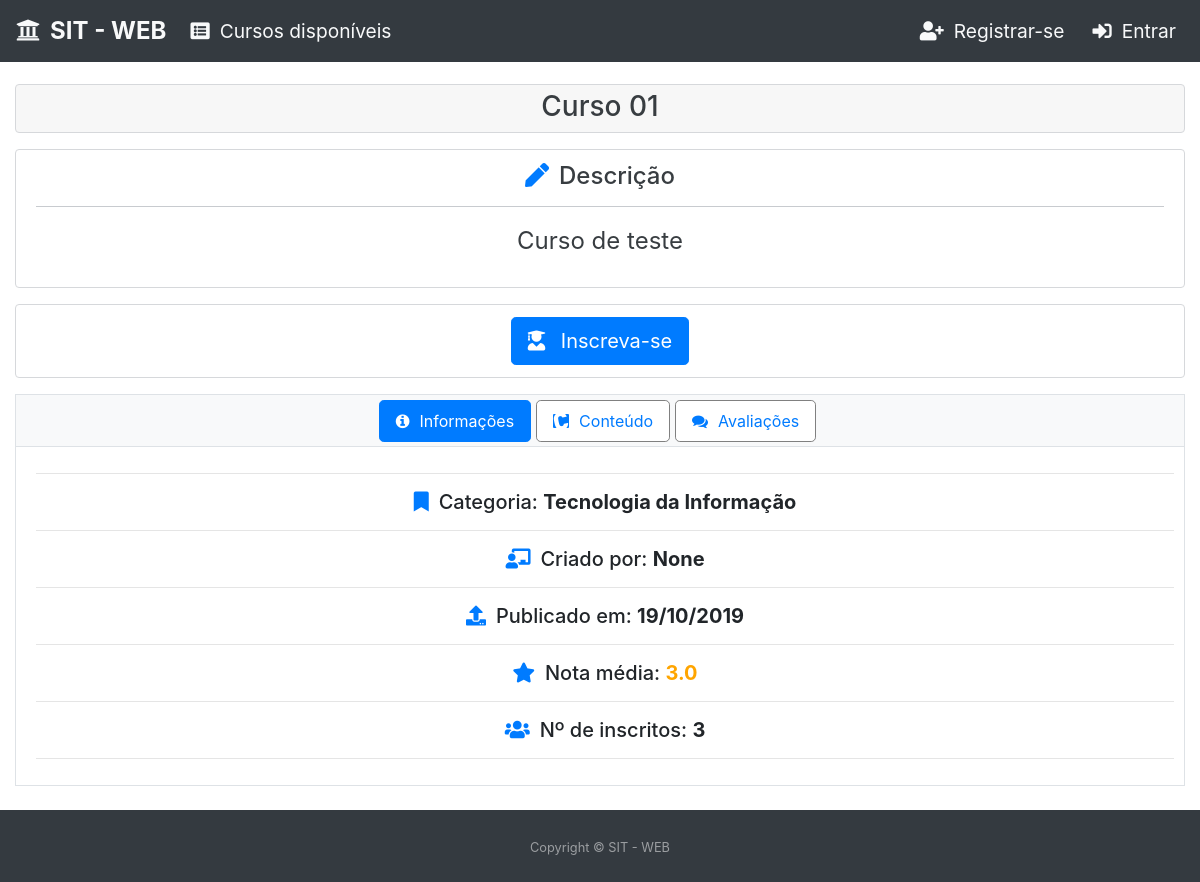
The page /informacoes-curso/1 on the database its author committed.
### core/models.py (models this page shows, shortened)
class Curso(models.Model):
    objects = CursoManager()
    titulo = models.CharField(unique=True, max_length=70, verbose_name=u"título")
    categoria = models.ForeignKey(Categoria, on_delete=models.CASCADE)
    usuario = models.ForeignKey(AUTH_USER_MODEL, on_delete=models.CASCADE)
    nome_instrutor = models.CharField(null=True, verbose_name=u"Nome do instrutor", blank=True, max_length=50)
    palavras_chaves = models.CharField(max_length=150, null=True, blank=True)
    descricao = models.TextField(max_length=250, verbose_name=u"descrição", null=True, blank=True)
    publicado = models.BooleanField(default=False)
    data_publicado = models.DateTimeField(null=True, blank=True)
    data_criacao = models.DateTimeField(auto_now_add=True, null=True, blank=True)
    data_atualizacao = models.DateTimeField(auto_now=True, null=True, blank=True)
    class Meta:
        verbose_name = "Curso"
        verbose_name_plural = "Cursos"
    class CustomMeta:
        ordering_field = 'titulo'
        search_fields = ['titulo', 'categoria__titulo', 'usuario__first_name', 'nome_instrutor', 'palavras_chaves', 'descricao']
    def obtem_nota_media(self):
        nota_media_curso = 0
        avaliacoes = Avaliacao.objects.filter(
            curso=self
        )
        if avaliacoes.count() > 0:
            nota_media_curso = avaliacoes.aggregate(
                Avg('nota')
            )['nota__avg']
        nota_media_curso = float("{0:.1f}".format(nota_media_curso, 1))
        return nota_media_curso
    def tem_conteudo(self):
        unidades = Unidade.objects.filter(curso=self)
        if unidades.count() > 0:
            videos = Video.objects.filter(unidade__in=unidades)
            if videos.count() > 0:
                return True
        else:
            return False
    def obtem_unidades(self):
        unidades_curso = Unidade.objects.filter(
            curso=self
        ).order_by(
            'ordem'
        )
        return unidades_curso
    def obtem_videos(self):
        unidades_curso = self.obtem_unidades()
        videos_curso = Video.objects.filter(
            unidade__in=unidades_curso
        )
        return videos_curso
    def obtem_arquivos(self):
        unidades_curso = self.obtem_unidades()
        arquivos_curso = Arquivo.objects.filter(
            unidade__in=unidades_curso
        )
        return arquivos_curso
    def obtem_questionarios(self):
        unidades_curso = self.obtem_unidades()
        questionarios_curso = Questionario.objects.filter(
            unidade__in=unidades_curso
        )
        return questionarios_curso
    def obtem_numero_inscritos(self):
        numero_inscritos = Inscricao.objects.filter(curso=self).count()
        return numero_inscritos

class Categoria(models.Model):
    objects = CategoriaManager()
    titulo = models.CharField(max_length=40, verbose_name=u"título")
    data_criacao = models.DateTimeField(auto_now_add=True, null=True, blank=True)
    data_atualizacao = models.DateTimeField(auto_now=True, null=True, blank=True)
    class Meta:
        verbose_name = "Categoria"
        verbose_name_plural = "Categorias"
    class CustomMeta:
        ordering_field = 'titulo'
        search_fields = ['titulo',]

class Video(models.Model):
    objects = VideoManager()
    titulo = models.CharField(max_length=70, verbose_name=u"título")
    unidade = models.ForeignKey(Unidade, on_delete=models.CASCADE)
    video_interno = models.BooleanField(default=False)
    url = models.URLField(max_length=200, null=True, blank=True)
    caminho = models.FileField(upload_to='videos', storage=gd_storage, null=True, blank=True, default=None)
    arquivo_media_url = models.CharField(max_length=250, null=True, blank=True)
    ordem = OrderField(blank=True, for_fields=['unidade'])
    data_criacao = models.DateTimeField(auto_now_add=True, null=True, blank=True)
    data_atualizacao = models.DateTimeField(auto_now=True, null=True, blank=True)
    class Meta:
        verbose_name = "Vídeo"
        verbose_name_plural = "Vídeos"
        ordering = ['ordem']
        unique_together = (('unidade', 'ordem'))
    class CustomMeta:
        ordering_field = 'titulo'
        search_fields = ['titulo', 'unidade__titulo']

### core/views.py (the view)
# urls.py: path('informacoes-curso/<int:id>',          informacoesCursoView,                           name='informacoes-curso'),
def informacoesCursoView(request, id):
    curso_sem_conteudo = False
    unidades = None
    avaliacoes = None
    aluno_inscrito_curso = False
    perfil_aluno = False
    usuario_anonimo = False
    nota_media_curso = "Sem nota"
    numero_unidades = 0
    numero_videos = 0
    numero_arquivos = 0
    numero_questionarios = 0
    numero_avaliacoes = 0
    numero_avaliacoes_nota_1 = 0
    numero_avaliacoes_nota_2 = 0
    numero_avaliacoes_nota_3 = 0
    numero_avaliacoes_nota_4 = 0
    numero_avaliacoes_nota_5 = 0
    percentual_nota_1 = 0
    percentual_nota_2 = 0
    percentual_nota_3 = 0
    percentual_nota_4 = 0
    percentual_nota_5 = 0
    classe_nota_1 = ''
    classe_nota_2 = ''
    classe_nota_3 = ''
    classe_nota_4 = ''
    classe_nota_5 = ''
    curso = get_object_or_404(Curso, pk=id, publicado=True)
    categoria = curso.categoria.titulo
    if curso.usuario.tem_perfil_instrutor():
        instrutor = curso.usuario.get_full_name()
    else:
        instrutor = curso.nome_instrutor
    numero_inscritos = curso.obtem_numero_inscritos()
    if not request.user.is_anonymous:
        if request.user.tem_perfil_aluno():
            perfil_aluno = True
            if Inscricao.objects.usuario_inscrito_curso(
                    usuario=request.user,
                    curso=curso
            ):
                aluno_inscrito_curso = True
    else:
        usuario_anonimo = True
    if curso.tem_conteudo():
        unidades = Unidade.objects.filter(curso=curso)
        unidades_list_ids = []
        for unidade in unidades:
            videos = Video.objects.filter(unidade=unidade).order_by('ordem')
            arquivos = Arquivo.objects.filter(unidade=unidade).order_by('ordem')
            questionarios = Questionario.objects.filter(unidade=unidade).order_by(
                'ordem')
            if videos.count() > 0 or arquivos.count() > 0 or questionarios.count() > 0:
                unidades_list_ids.append(unidade.id)
        unidades = Unidade.objects.filter(id__in=unidades_list_ids)
        avaliacoes = Avaliacao.objects.filter(curso=curso)
        numero_avaliacoes = avaliacoes.count()
        for avaliacao in avaliacoes:
            if avaliacao.nota == 1:
                numero_avaliacoes_nota_1 = numero_avaliacoes_nota_1 + 1
            if avaliacao.nota == 2:
                numero_avaliacoes_nota_2 = numero_avaliacoes_nota_2 + 1
            if avaliacao.nota == 3:
                numero_avaliacoes_nota_3 = numero_avaliacoes_nota_3 + 1
            if avaliacao.nota == 4:
                numero_avaliacoes_nota_4 = numero_avaliacoes_nota_4 + 1
            if avaliacao.nota == 5:
                numero_avaliacoes_nota_5 = numero_avaliacoes_nota_5 + 1
        if numero_avaliacoes > 0:
            percentual_nota_1 = (numero_avaliacoes_nota_1 * 100) / numero_avaliacoes
            percentual_nota_2 = (numero_avaliacoes_nota_2 * 100) / numero_avaliacoes
            percentual_nota_3 = (numero_avaliacoes_nota_3 * 100) / numero_avaliacoes
            percentual_nota_4 = (numero_avaliacoes_nota_4 * 100) / numero_avaliacoes
            percentual_nota_5 = (numero_avaliacoes_nota_5 * 100) / numero_avaliacoes
        percentual_nota_1 = "{:.2f}".format(percentual_nota_1)
        percentual_nota_2 = "{:.2f}".format(percentual_nota_2)
        percentual_nota_3 = "{:.2f}".format(percentual_nota_3)
        percentual_nota_4 = "{:.2f}".format(percentual_nota_4)
        percentual_nota_5 = "{:.2f}".format(percentual_nota_5)
        nota_media_curso = "SEM NOTA"
        if avaliacoes.count() > 0:
            nota_media_curso = curso.obtem_nota_media()
            nota_media_curso = "{:.1f}".format(nota_media_curso)
        numero_unidades = unidades.count()
        numero_videos = curso.obtem_videos().count()
        numero_arquivos = curso.obtem_arquivos().count()
        numero_questionarios = curso.obtem_questionarios().count()
        if nota_media_curso is not None and nota_media_curso != "SEM NOTA":
            dict_classe_nota = obtem_classe_notas(float(nota_media_curso))
            classe_nota_1 = dict_classe_nota['nota_1']
            classe_nota_2 = dict_classe_nota['nota_2']
            classe_nota_3 = dict_classe_nota['nota_3']
            classe_nota_4 = dict_classe_nota['nota_4']
            classe_nota_5 = dict_classe_nota['nota_5']
    else:
        curso_sem_conteudo = True
    return render(
        request,
        'core/curso-informacoes.html',
        {
            'curso': curso,
            'categoria': categoria,
            'instrutor': instrutor,
            'numero_inscritos': numero_inscritos,
            'curso_sem_conteudo': curso_sem_conteudo,
            'perfil_aluno': perfil_aluno,
            'usuario_anonimo': usuario_anonimo,
            'aluno_inscrito_curso': aluno_inscrito_curso,
            'unidades': unidades,
            'avaliacoes': avaliacoes,
            'nota_media_curso': nota_media_curso,
            'numero_unidades': numero_unidades,
            'numero_videos': numero_videos,
            'numero_arquivos': numero_arquivos,
            'numero_questionarios': numero_questionarios,
            'numero_avaliacoes': numero_avaliacoes,
            'numero_avaliacoes_nota_1': numero_avaliacoes_nota_1,
            'numero_avaliacoes_nota_2': numero_avaliacoes_nota_2,
            'numero_avaliacoes_nota_3': numero_avaliacoes_nota_3,
            'numero_avaliacoes_nota_4': numero_avaliacoes_nota_4,
            'numero_avaliacoes_nota_5': numero_avaliacoes_nota_5,
            'percentual_nota_1': percentual_nota_1,
            'percentual_nota_2': percentual_nota_2,
            'percentual_nota_3': percentual_nota_3,
            'percentual_nota_4': percentual_nota_4,
            'percentual_nota_5': percentual_nota_5,
            'classe_nota_1': classe_nota_1,
            'classe_nota_2': classe_nota_2,
            'classe_nota_3': classe_nota_3,
            'classe_nota_4': classe_nota_4,
            'classe_nota_5': classe_nota_5,
        }
    )

### accounts/models.py (called while the page is built)
    def tem_perfil_instrutor(self):
        if self.perfil == self.INSTRUTOR:
            return True
        return False

### core/templates/core/curso-informacoes.html (shortened to what this page needs)
{% extends  'base-home-page.html' %}
{% load static %}
{% block conteudo-home-page %}
    <div id="page-content">
        <section class="py-4" style="margin-top: 60px;">
            <div id="content" class="container-fluid">
              <div class="alert alert-secondary" role="alert" style="background-color: rgba(0,0,0,.03); padding: 0;">
                <h3 class="text-center" style="margin-top: 5px;">{{ curso.titulo }}</h3>
              </div>
              <div class="alert alert-secondary" role="alert" style="background-color: white;">
                  <h4 class="text-center"><i class="fas fa-pen class-icone-content"></i>Descrição</h4>
                  <hr/>
                  <p class="text-center" style="font-size: 1.5rem;">
                      {{ curso.descricao }}
                  </p>
              </div>
              <div class="alert alert-secondary" role="alert" style="background-color: white;">
                  {% if perfil_aluno == True and aluno_inscrito_curso == False or usuario_anonimo == True %}
                  <div class="col text-center" style="margin-bottom: 0px;">
                      <a href="/inscricao-curso/{{curso.id}}" class="btn btn-primary btn-lg" role="button" title="Realiza inscrição no curso">
                          <i class="fas fa-user-graduate class-icone-button"></i>
                              Inscreva-se
                      </a>
                  </div>
                  {% endif %}
              </div>
              <ul class="nav nav-tabs nav-tabs-content justify-content-center" id="navegacao-curso" role="tablist">
                  <li class="nav-item">
                      <a class="nav-link nav-link-content active" id="informacoes-tab" data-toggle="tab" href="#informacoes-curso" role="tab" aria-controls="informacoes-curso" aria-selected="false" title="Informações gerais do curso">
                          <i class="fa fa-info-circle class-icone-content"></i>Informações
                      </a>
                  </li>
                  <li class="nav-item">
                      <a class="nav-link nav-link-content" id="conteudo-tab" data-toggle="tab" href="#conteudo-curso" role="tab" aria-controls="conteudo-curso" aria-selected="false" title="Informações dos conteúdos do curso">
                          <i class="fab fa-contao class-icone-content"></i>Conteúdo
                      </a>
                  </li>
                  <li class="nav-item">
                      <a class="nav-link nav-link-content" id="avaliacoes-tab" data-toggle="tab" href="#avaliacoes-curso" role="tab" aria-controls="avaliacoes-curso" aria-selected="false" title="Informações de avaliações do curso pelos alunos">
                          <i class="fa fa-comments class-icone-content"></i>Avaliações
                      </a>
                  </li>
              </ul>
              <div class="tab-content" id="navegacao-conteudo">
                  <div class="tab-pane fade show active" id="informacoes-curso" role="tabpanel" aria-labelledby="informacoes-tab">
                    <div class="tab-content-body">
                        <hr/>
                        <h5 class="text-center"><i class="fas fa-bookmark class-icone-content"></i>Categoria: <b>{{ categoria }}</b></h5>
                        <hr/>
                        <h5 class="text-center"><i class="fas fa-chalkboard-teacher class-icone-content"></i>Criado por: <b>{{ instrutor }}</b></h5>
                        <hr/>
                        {%if curso.data_publicado != None %}
                        <h5 class="text-center"><i class="fas fa-upload class-icone-content"></i>Publicado em: <b>{{ curso.data_publicado|date:"d/m/Y"}}</b></h5>
                        <hr/>
                        {% else %}
                        <h5 class="text-center"><i class="fas fa-upload class-icone-content"></i>Não publicado</h5>
                        <hr/>
                        {% endif %}
                        <h5 class="text-center"><i class="fas fa-star class-icone-content"></i>Nota média: <span class="text-center" style="color:orange;"><b>{{ nota_media_curso }}</b></span></h5>
                        <hr/>
                        <h5 class="text-center"><i class="fas fa-users class-icone-content"></i>Nº de inscritos: <b>{{ numero_inscritos }}</b></h5>
                        <hr/>
                    </div>
                  </div>
              </div>
            </div>
         </section>
    </div>
{% endblock %}

### core/templates/core/curso-informacoes.html (style rules this page uses)
html, body { height: 100%; }
#page-content { flex: 1 0 auto; }
.tab-content-body { margin-left: 10px; padding: 10px; }
.tab-content { border-bottom: 1px solid #dee2e6; border-left: 1px solid #dee2e6; border-right: 1px solid #dee2e6; }
.nav-tabs-content { border: 1px solid #dee2e6; background-color: #f8f9fa; }
.nav-link-content { border: 1px solid gray !important; color: color: #007bff;; background-color: white; border-top-left-radius: 0 !important; border-top-right-radius: 0 !important; border-radius: .3rem !important; font-family: inherit !important; margin-right: 5px !important; margin-bottom: 5px !important; margin-top: 5px !important; }
.nav-link-content.active { color: white !important; background-color: #007bff !important; border: 1px solid #007bff !important; border-top-left-radius: 0 !important; border-top-right-radius: 0 !important; border-radius: .3rem !important; font-family: inherit !important; }
.nav-link-content.active > i { color: white !important; }
.class-icone-content { margin-right: 10px; color: #007bff; }
.class-icone-button { margin-right: 10px; color: white; }

### rows shown on the page
Curso: titulo "Curso 01", descricao "Curso de teste", data_publicado "19/10/2019"
Categoria: titulo "Tecnologia da Informação"
Video: url "None"

### other values the page prints
{{ nota_media_curso }} "3.0"
{{ numero_inscritos }} "3"
